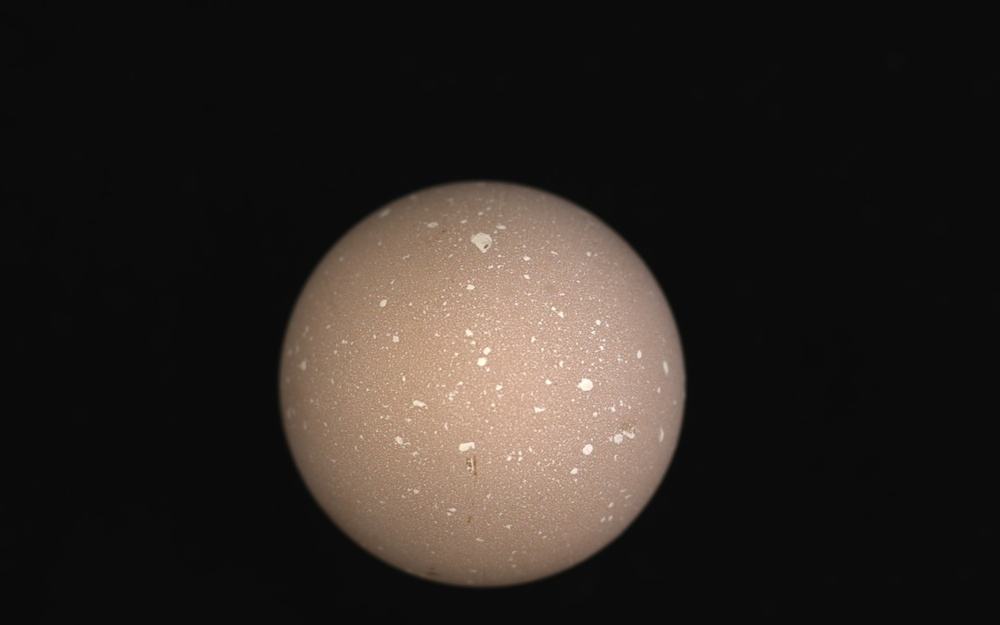
//> input picture 10_2023-06-21/prg/10_k22047egg/challenge.jpg, 1000 x 625 px, shrunk from 1920 x 1200 before the run
$ ./10_k22047egg   (built with g++ and OpenCV 4)
//> lines starting //> are read from the running program, lines starting //| are printed output that depends on the picture; after the words box and inside, x2 and y2 are one past the last pixel; in counts of white or black regions, pixels touching at a corner belong together
#include <iostream>
#include <opencv2/opencv.hpp>

//ファイル
#define FILE_NAME "../challenge.jpg"
//ウィンドウ名
#define WINDOW_NAME_INPUT "input"
#define WINDOW_NAME_OUTPUT "output"

//二値化しきい値
#define BIN_TH (200)

int main(int argc, const char * argv[]) {
    //グレースケールで読み込み
    cv::Mat src_img = cv::imread(FILE_NAME, 0);
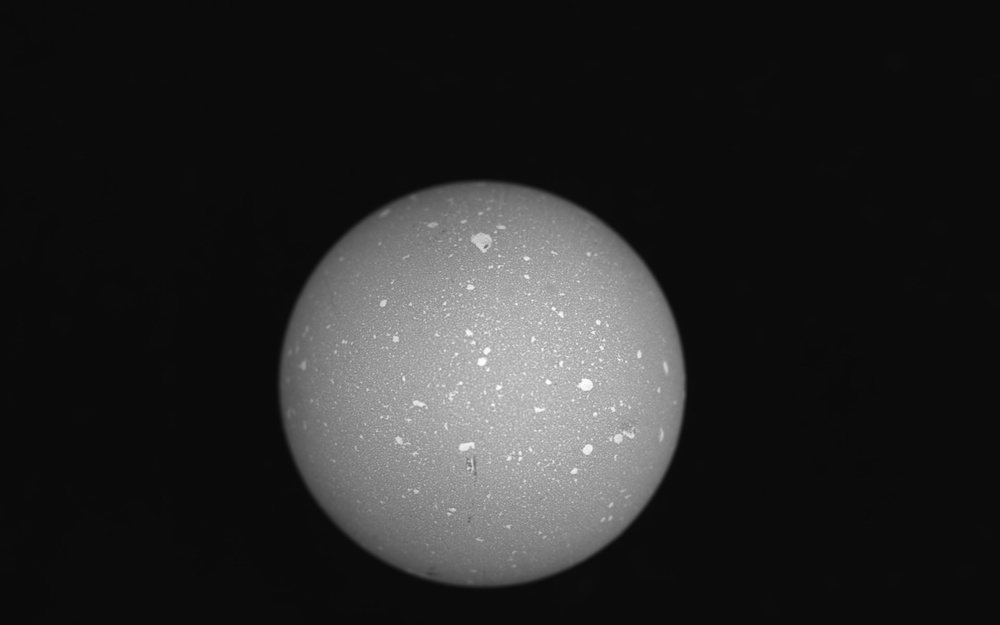
//> src_img: 625 rows x 1000 cols, CV_8UC1; min 9, max 255, mean 38.3
    if(src_img.empty()){
        std::cout << "画像が読み込めませんでした" << std::endl;
        return -1;
    }

    //二値化
    cv::Mat bin_img;
    cv::threshold(src_img, bin_img, BIN_TH, 255, cv::THRESH_BINARY);
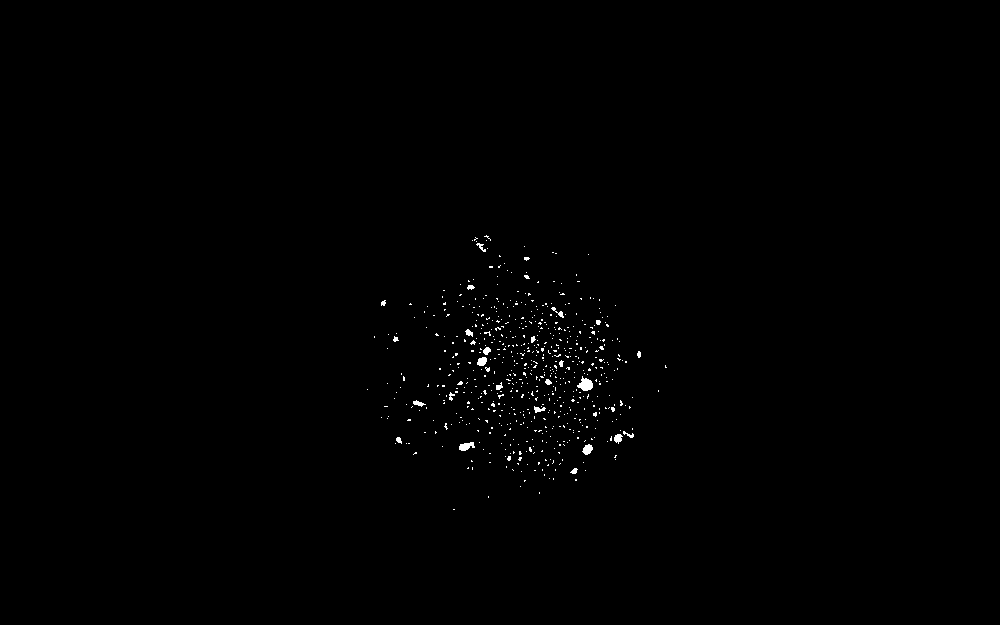
//> bin_img: 625 rows x 1000 cols, CV_8UC1; 0.43% white in thin lines or dots, all inside (x1, y1, x2, y2) = (367, 235, 667, 510)

    //輪郭を取得
    std::vector< std::vector< cv::Point > > contours;
    cv::findContours(bin_img, contours, cv::RETR_LIST, cv::CHAIN_APPROX_NONE);
//> contours = 638 contours, 624 with area under 20; largest, box (x1, y1, x2, y2) and area: (577, 376, 593, 391) 122, (459, 442, 475, 451) 73, (582, 444, 593, 455) 66, (477, 357, 487, 366) 56, (614, 434, 623, 444) 45

    //50画素以上の個数を求める
    int count = 0;
    for (int i = 0; i < contours.size(); i++) {
        if (cv::contourArea(contours[i]) >= 50) {
            count++;
        }
    }
//> after the loop, count = 4

    cv::imshow(WINDOW_NAME_INPUT, src_img);
    cv::imshow(WINDOW_NAME_OUTPUT, bin_img);
    cv::waitKey();

    printf("count = %d\n", count);
//| count = 4
    cv::imwrite("../10_k22047egg.jpg", bin_img);

    return 0;
}
